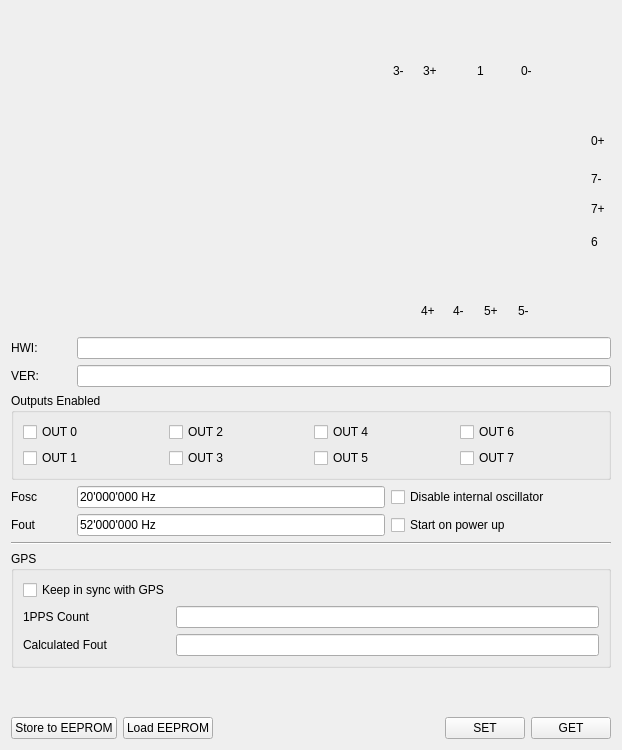
<?xml version="1.0" encoding="UTF-8"?>
<ui version="4.0">
 <class>Basic</class>
 <widget class="QWidget" name="Basic">
  <property name="geometry">
   <rect>
    <x>0</x>
    <y>0</y>
    <width>618</width>
    <height>750</height>
   </rect>
  </property>
  <property name="windowTitle">
   <string>ClockTamer Configuration</string>
  </property>
  <layout class="QVBoxLayout" name="verticalLayout">
   <item>
    <widget class="QWidget" name="widget" native="true">
     <property name="minimumSize">
      <size>
       <width>600</width>
       <height>320</height>
      </size>
     </property>
     <widget class="QLabel" name="label_5">
      <property name="geometry">
       <rect>
        <x>466</x>
        <y>50</y>
        <width>16</width>
        <height>20</height>
       </rect>
      </property>
      <property name="text">
       <string>1</string>
      </property>
     </widget>
     <widget class="QLabel" name="label_7">
      <property name="geometry">
       <rect>
        <x>410</x>
        <y>290</y>
        <width>21</width>
        <height>20</height>
       </rect>
      </property>
      <property name="text">
       <string>4+</string>
      </property>
     </widget>
     <widget class="QLabel" name="label_11">
      <property name="geometry">
       <rect>
        <x>580</x>
        <y>220</y>
        <width>21</width>
        <height>21</height>
       </rect>
      </property>
      <property name="text">
       <string>6</string>
      </property>
     </widget>
     <widget class="QLabel" name="label_6">
      <property name="geometry">
       <rect>
        <x>580</x>
        <y>120</y>
        <width>31</width>
        <height>20</height>
       </rect>
      </property>
      <property name="text">
       <string>0+</string>
      </property>
     </widget>
     <widget class="QLabel" name="label_9">
      <property name="geometry">
       <rect>
        <x>473</x>
        <y>290</y>
        <width>21</width>
        <height>20</height>
       </rect>
      </property>
      <property name="text">
       <string>5+</string>
      </property>
     </widget>
     <widget class="QLabel" name="label_8">
      <property name="geometry">
       <rect>
        <x>442</x>
        <y>290</y>
        <width>21</width>
        <height>20</height>
       </rect>
      </property>
      <property name="text">
       <string>4-</string>
      </property>
     </widget>
     <widget class="QLabel" name="label_13">
      <property name="geometry">
       <rect>
        <x>580</x>
        <y>160</y>
        <width>21</width>
        <height>16</height>
       </rect>
      </property>
      <property name="text">
       <string>7-</string>
      </property>
     </widget>
     <widget class="QLabel" name="label_10">
      <property name="geometry">
       <rect>
        <x>382</x>
        <y>50</y>
        <width>21</width>
        <height>20</height>
       </rect>
      </property>
      <property name="text">
       <string>3-</string>
      </property>
     </widget>
     <widget class="QLabel" name="label_12">
      <property name="geometry">
       <rect>
        <x>580</x>
        <y>190</y>
        <width>21</width>
        <height>16</height>
       </rect>
      </property>
      <property name="text">
       <string>7+</string>
      </property>
     </widget>
     <widget class="QLabel" name="label_14">
      <property name="geometry">
       <rect>
        <x>510</x>
        <y>50</y>
        <width>31</width>
        <height>20</height>
       </rect>
      </property>
      <property name="text">
       <string>0-</string>
      </property>
     </widget>
     <widget class="QLabel" name="label_15">
      <property name="geometry">
       <rect>
        <x>10</x>
        <y>20</y>
        <width>591</width>
        <height>281</height>
       </rect>
      </property>
      <property name="text">
       <string/>
      </property>
      <property name="pixmap">
       <pixmap resource="res.qrc">:/Tamer/P-img-small.png</pixmap>
      </property>
     </widget>
     <widget class="QLabel" name="label_16">
      <property name="geometry">
       <rect>
        <x>412</x>
        <y>50</y>
        <width>21</width>
        <height>20</height>
       </rect>
      </property>
      <property name="text">
       <string>3+</string>
      </property>
     </widget>
     <widget class="QLabel" name="label_17">
      <property name="geometry">
       <rect>
        <x>507</x>
        <y>290</y>
        <width>21</width>
        <height>20</height>
       </rect>
      </property>
      <property name="text">
       <string>5-</string>
      </property>
     </widget>
     <zorder>label_15</zorder>
     <zorder>label_5</zorder>
     <zorder>label_7</zorder>
     <zorder>label_11</zorder>
     <zorder>label_6</zorder>
     <zorder>label_9</zorder>
     <zorder>label_8</zorder>
     <zorder>label_13</zorder>
     <zorder>label_10</zorder>
     <zorder>label_12</zorder>
     <zorder>label_14</zorder>
     <zorder>label_16</zorder>
     <zorder>label_17</zorder>
    </widget>
   </item>
   <item>
    <layout class="QGridLayout" name="gridLayout_3">
     <item row="0" column="0">
      <widget class="QLabel" name="label_3">
       <property name="minimumSize">
        <size>
         <width>60</width>
         <height>0</height>
        </size>
       </property>
       <property name="text">
        <string>HWI:</string>
       </property>
      </widget>
     </item>
     <item row="1" column="0">
      <widget class="QLabel" name="label_4">
       <property name="minimumSize">
        <size>
         <width>60</width>
         <height>0</height>
        </size>
       </property>
       <property name="text">
        <string>VER:</string>
       </property>
      </widget>
     </item>
     <item row="0" column="1">
      <widget class="QLineEdit" name="leHWI">
       <property name="readOnly">
        <bool>true</bool>
       </property>
      </widget>
     </item>
     <item row="1" column="1">
      <widget class="QLineEdit" name="leVER">
       <property name="readOnly">
        <bool>true</bool>
       </property>
      </widget>
     </item>
    </layout>
   </item>
   <item>
    <widget class="QGroupBox" name="groupBox">
     <property name="title">
      <string>Outputs Enabled</string>
     </property>
     <property name="flat">
      <bool>false</bool>
     </property>
     <property name="checkable">
      <bool>false</bool>
     </property>
     <layout class="QHBoxLayout" name="horizontalLayout">
      <item>
       <layout class="QGridLayout" name="gridLayout">
        <item row="0" column="0">
         <widget class="QCheckBox" name="cbOut0">
          <property name="sizePolicy">
           <sizepolicy hsizetype="Expanding" vsizetype="Fixed">
            <horstretch>0</horstretch>
            <verstretch>0</verstretch>
           </sizepolicy>
          </property>
          <property name="text">
           <string>OUT 0</string>
          </property>
         </widget>
        </item>
        <item row="1" column="0">
         <widget class="QCheckBox" name="cbOut1">
          <property name="sizePolicy">
           <sizepolicy hsizetype="Expanding" vsizetype="Fixed">
            <horstretch>0</horstretch>
            <verstretch>0</verstretch>
           </sizepolicy>
          </property>
          <property name="text">
           <string>OUT 1</string>
          </property>
         </widget>
        </item>
        <item row="0" column="1">
         <widget class="QCheckBox" name="cbOut2">
          <property name="sizePolicy">
           <sizepolicy hsizetype="Expanding" vsizetype="Fixed">
            <horstretch>0</horstretch>
            <verstretch>0</verstretch>
           </sizepolicy>
          </property>
          <property name="text">
           <string>OUT 2</string>
          </property>
         </widget>
        </item>
        <item row="1" column="1">
         <widget class="QCheckBox" name="cbOut3">
          <property name="sizePolicy">
           <sizepolicy hsizetype="Expanding" vsizetype="Fixed">
            <horstretch>0</horstretch>
            <verstretch>0</verstretch>
           </sizepolicy>
          </property>
          <property name="text">
           <string>OUT 3</string>
          </property>
         </widget>
        </item>
        <item row="0" column="2">
         <widget class="QCheckBox" name="cbOut4">
          <property name="sizePolicy">
           <sizepolicy hsizetype="Expanding" vsizetype="Fixed">
            <horstretch>0</horstretch>
            <verstretch>0</verstretch>
           </sizepolicy>
          </property>
          <property name="text">
           <string>OUT 4</string>
          </property>
         </widget>
        </item>
        <item row="1" column="2">
         <widget class="QCheckBox" name="cbOut5">
          <property name="sizePolicy">
           <sizepolicy hsizetype="Expanding" vsizetype="Fixed">
            <horstretch>0</horstretch>
            <verstretch>0</verstretch>
           </sizepolicy>
          </property>
          <property name="text">
           <string>OUT 5</string>
          </property>
         </widget>
        </item>
        <item row="0" column="3">
         <widget class="QCheckBox" name="cbOut6">
          <property name="sizePolicy">
           <sizepolicy hsizetype="Expanding" vsizetype="Fixed">
            <horstretch>0</horstretch>
            <verstretch>0</verstretch>
           </sizepolicy>
          </property>
          <property name="text">
           <string>OUT 6</string>
          </property>
         </widget>
        </item>
        <item row="1" column="3">
         <widget class="QCheckBox" name="cbOut7">
          <property name="sizePolicy">
           <sizepolicy hsizetype="Expanding" vsizetype="Fixed">
            <horstretch>0</horstretch>
            <verstretch>0</verstretch>
           </sizepolicy>
          </property>
          <property name="text">
           <string>OUT 7</string>
          </property>
         </widget>
        </item>
       </layout>
      </item>
     </layout>
    </widget>
   </item>
   <item>
    <layout class="QGridLayout" name="gridLayout_2">
     <item row="1" column="0">
      <widget class="QLabel" name="label">
       <property name="minimumSize">
        <size>
         <width>60</width>
         <height>0</height>
        </size>
       </property>
       <property name="text">
        <string>Fosc</string>
       </property>
      </widget>
     </item>
     <item row="2" column="0">
      <widget class="QLabel" name="label_2">
       <property name="minimumSize">
        <size>
         <width>60</width>
         <height>0</height>
        </size>
       </property>
       <property name="text">
        <string>Fout</string>
       </property>
      </widget>
     </item>
     <item row="1" column="1">
      <widget class="QLineEdit" name="leFosc">
       <property name="inputMask">
        <string>09'999'999 \Hz;_</string>
       </property>
       <property name="text">
        <string>20'000'000 Hz</string>
       </property>
      </widget>
     </item>
     <item row="2" column="1">
      <widget class="QLineEdit" name="leFout">
       <property name="inputMask">
        <string>09'999'999 \Hz;_</string>
       </property>
       <property name="text">
        <string>52'000'000 Hz</string>
       </property>
      </widget>
     </item>
     <item row="1" column="2">
      <widget class="QCheckBox" name="cbOscDisable">
       <property name="minimumSize">
        <size>
         <width>220</width>
         <height>0</height>
        </size>
       </property>
       <property name="text">
        <string>Disable internal oscillator</string>
       </property>
      </widget>
     </item>
     <item row="2" column="2">
      <widget class="QCheckBox" name="cbAutoStart">
       <property name="minimumSize">
        <size>
         <width>220</width>
         <height>0</height>
        </size>
       </property>
       <property name="text">
        <string>Start on power up</string>
       </property>
      </widget>
     </item>
    </layout>
   </item>
   <item>
    <widget class="Line" name="line">
     <property name="orientation">
      <enum>Qt::Horizontal</enum>
     </property>
    </widget>
   </item>
   <item>
    <widget class="QGroupBox" name="gGps">
     <property name="title">
      <string>GPS</string>
     </property>
     <layout class="QHBoxLayout" name="horizontalLayout_3">
      <item>
       <layout class="QGridLayout" name="gridLayout_4">
        <item row="1" column="0">
         <widget class="QLabel" name="label_18">
          <property name="text">
           <string>1PPS Count</string>
          </property>
         </widget>
        </item>
        <item row="2" column="0">
         <widget class="QLabel" name="label_19">
          <property name="text">
           <string>Calculated Fout</string>
          </property>
         </widget>
        </item>
        <item row="1" column="1">
         <widget class="QLineEdit" name="le1PPS">
          <property name="readOnly">
           <bool>true</bool>
          </property>
         </widget>
        </item>
        <item row="2" column="1">
         <widget class="QLineEdit" name="leCalcFout">
          <property name="readOnly">
           <bool>true</bool>
          </property>
         </widget>
        </item>
        <item row="0" column="0">
         <widget class="QCheckBox" name="cbGPSSync">
          <property name="text">
           <string>Keep in sync with GPS</string>
          </property>
         </widget>
        </item>
        <item row="0" column="1">
         <widget class="QLabel" name="lbGpsInfo">
          <property name="text">
           <string/>
          </property>
          <property name="alignment">
           <set>Qt::AlignCenter</set>
          </property>
         </widget>
        </item>
       </layout>
      </item>
     </layout>
    </widget>
   </item>
   <item>
    <spacer name="verticalSpacer">
     <property name="orientation">
      <enum>Qt::Vertical</enum>
     </property>
     <property name="sizeHint" stdset="0">
      <size>
       <width>20</width>
       <height>75</height>
      </size>
     </property>
    </spacer>
   </item>
   <item>
    <layout class="QHBoxLayout" name="horizontalLayout_2">
     <item>
      <widget class="QPushButton" name="btStore">
       <property name="text">
        <string>Store to EEPROM</string>
       </property>
      </widget>
     </item>
     <item>
      <widget class="QPushButton" name="btLoad">
       <property name="text">
        <string>Load EEPROM</string>
       </property>
      </widget>
     </item>
     <item>
      <spacer name="horizontalSpacer">
       <property name="orientation">
        <enum>Qt::Horizontal</enum>
       </property>
       <property name="sizeHint" stdset="0">
        <size>
         <width>40</width>
         <height>20</height>
        </size>
       </property>
      </spacer>
     </item>
     <item>
      <widget class="QPushButton" name="btSet">
       <property name="text">
        <string>SET</string>
       </property>
      </widget>
     </item>
     <item>
      <widget class="QPushButton" name="btGet">
       <property name="text">
        <string>GET</string>
       </property>
      </widget>
     </item>
    </layout>
   </item>
  </layout>
 </widget>
 <resources>
  <include location="res.qrc"/>
  <include location="res.qrc"/>
 </resources>
 <connections/>
</ui>
